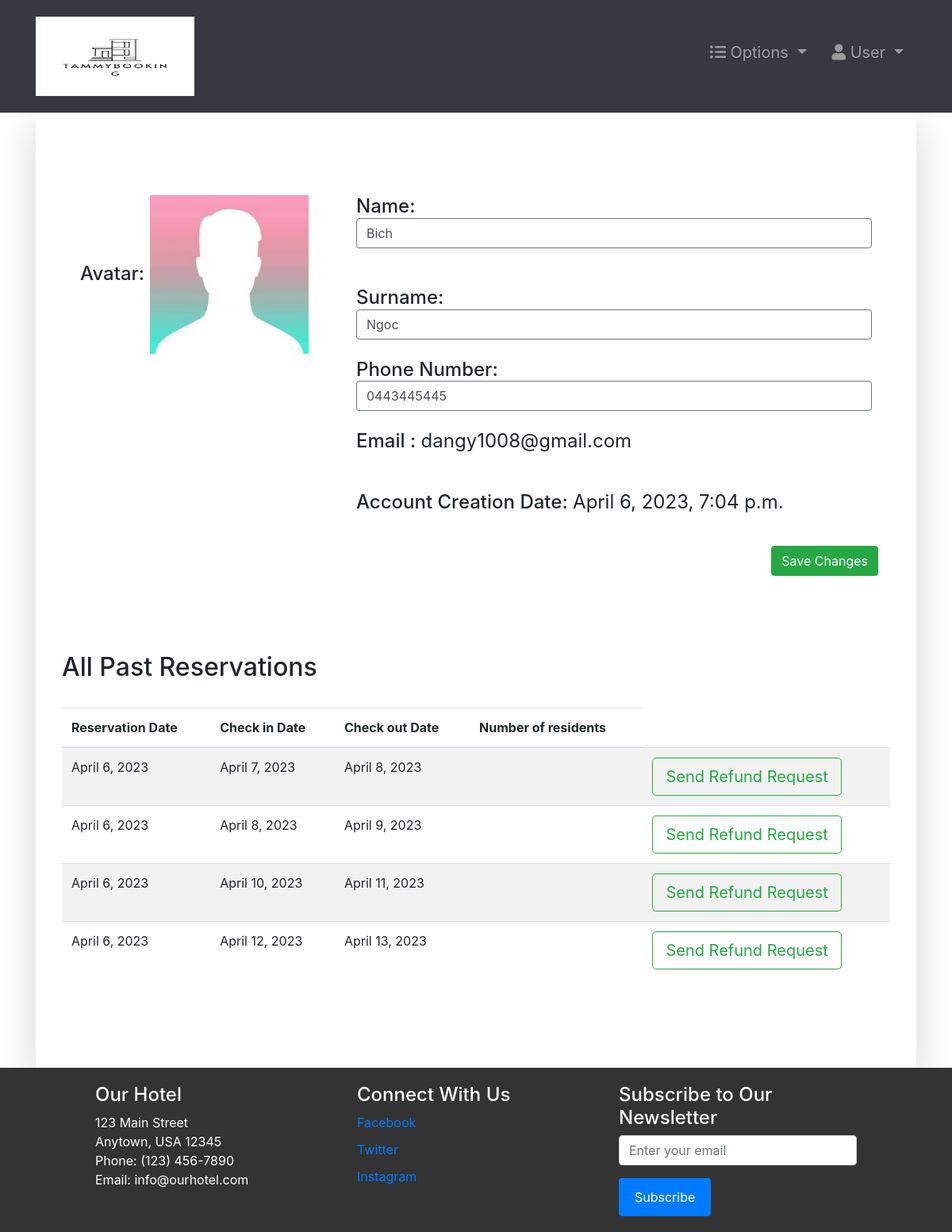
The page /guest-profile/13 (signed in) on the database its author committed.
### accounts/models.py (models this page shows, shortened)
class Guest(models.Model):
    user = models.OneToOneField(User, null=True, on_delete=models.CASCADE)
    phoneNumber = PhoneNumberField(unique=True)

### room/models.py (models this page shows, shortened)
class Booking(models.Model):
    roomNumber = models.ForeignKey(Room, on_delete=models.CASCADE)
    guest = models.ForeignKey(Guest, null=True, on_delete=models.CASCADE)
    dateOfReservation = models.DateField(default=timezone.now)
    startDate = models.DateField()
    endDate = models.DateField()
    has_reviewed = models.BooleanField(default=False)

### accounts/views.py (the view, shortened to what this page needs)
# urls.py: path('guest-profile/<str:pk>', guest_profile, name="guest-profile"),
@login_required(login_url='login')
def guest_profile(request, pk):
    tempUser = User.objects.get(id=pk)
    guest = Guest.objects.get(user=tempUser)
    role = str(request.user.groups.all()[0])
    path = role + "/"
    eventAttendees = EventAttendees.objects.filter(guest=guest)
    bookings = Booking.objects.filter(guest=guest)
    context = {
        "role": role,
        "guest": guest,
        "eventAttendees": eventAttendees,
        "bookings": bookings
    }
    return render(request, path + "guest-profile.html", context)

### Templates/guest/guest-profile.html
{% extends '../index.html' %}
{% block context %}
{% include '../common_pages/guest-profile.html' %}
{% endblock %}

### Templates/common_pages/guest-profile.html (shortened to what this page needs)
<div class="container">
    <div class="shadow-lg p-5">
        <div class="row mt-5">
            <div class="col-4">
                <form action="" method="POST">
                    <div class="p-2 h4">
                        <span>Avatar: </span>
                        <img src="/media/images.jpeg" height="200" width="200">
                    </div>
            </div>
            <div class="col-8">
                <div class="p-2 h4">
                    <span>Name:</span>
                    {% if guest.user.id != request.user.id %}
                    <span class="font-weight-normal">{{guest.user.first_name}} </span>
                    {% else %}
                    <input type="text" class="form-control border border-secondary" id="id_first_name"
                        value="{{guest.user.first_name}}" name="first_name">
                    {% endif %}
                </div>
                <br>
                <div class="p-2 h4">
                    <span>Surname:</span>
                    {% if guest.user.id != request.user.id %}
                    <span class="font-weight-normal"> {{guest.user.last_name}}</span>
                    {% else %}
                    <input type="text" class="form-control border border-secondary" id="id_last_name"
                        value="{{guest.user.last_name}}" name="last_name">
                    {% endif %}
                </div>
                <div class="p-2 h4">
                    <span>Phone Number: </span>
                    {% if guest.user.id != request.user.id %}
                    <span class="font-weight-normal">{{guest.phoneNumber}}</span>
                    {% else %}
                    <input type="text" class="form-control border border-secondary" id="id_phoneNumber"
                        value="{{guest.phoneNumber}}" name="phoneNumber">
                    {% endif %}
                </div>
                <div class="p-2 h4">
                    <span>Email :</span>
                    <span class="font-weight-normal">{{guest.user.email}}</span>
                </div>
                <br>
                <div class="p-2 h4">
                    <span>Account Creation Date:</span>
                    <span class="font-weight-normal">{{guest.user.date_joined}}</span>
                </div>
                <br>
                {% if guest.user.id == request.user.id %}
                <button type="submit" name="submit" class="btn btn-success float-right">Save Changes</button>
                {% endif %}
            </div>
        </div>
        <br>
        <br>
        <div class="row">
            <div class="table-responsive table-striped my-5">
                <div class="table-header row">
                    <div class="col-sm-12 col-md-12 col-lg-4 mb-4">
                        <h2>All Past Reservations</h2>
                    </div>
                </div>
                <table class="table table-hover">
                    <thead>
                        <tr>
                            <th>Reservation Date</th>
                            <th>Check in Date</th>
                            <th>Check out Date</th>
                            <th>Number of residents</th>
                        </tr>
                    </thead>
                    <tbody>
                        {% for bo in bookings %}
                        <tr>
                            <td>{{bo.dateOfReservation}}</td>
                            <td>{{bo.startDate}}</td>
                            <td>{{bo.endDate}}</td>
                            <td>{{bo.numOfResidents}}</td>
                            {% if role == "guest"%}
                            <form action="{% url 'request-refund' %}" method="POST">
                                <td><button type="submit" class="btn btn-outline-success btn-lg " name="refReq">Send
                                        Refund Request</button></td>
                            </form>
                            {% endif %}
                        </tr>
                        {% endfor %}
                    </tbody>
                </table>
            </div>
        </div>
    </div>
</div>

### static/css/style.css (style rules this page uses)
* { margin: 0; padding: 0; -webkit-font-smoothing: antialiased; box-sizing: border-box; }

### static/css/main.css (style rules this page uses)
* { margin: 0; padding: 0; -webkit-font-smoothing: antialiased; }
body { position: relative; }

### static/css/form.css (style rules this page uses)
.form-container input[type=submit] , .btn-primary, button { background-color: #4CAF50; color: white; padding: 12px 20px; border: none; border-radius: 4px; cursor: pointer; }
input[type="text"], input[type="number"] { width: 100%; padding: 0.375rem 0.75rem; font-size: 1rem; line-height: 1.5; color: #495057; background-color: #fff; background-clip: padding-box; border: 1px solid #ced4da; border-radius: 0.25rem; transition: border-color 0.15s ease-in-out, box-shadow 0.15s ease-in-out; }

### rows shown on the page
Guest: first_name "Bich", last_name "Ngoc", phoneNumber "0443445445", user.email "dangy1008@gmail.com", user.date_joined "April 6, 2023, 7:04 p.m."
Booking: dateOfReservation "April 6, 2023", startDate "April 7, 2023", endDate "April 8, 2023"
Booking: dateOfReservation "April 6, 2023", startDate "April 8, 2023", endDate "April 9, 2023"
Booking: dateOfReservation "April 6, 2023", startDate "April 10, 2023", endDate "April 11, 2023"
Booking: dateOfReservation "April 6, 2023", startDate "April 12, 2023", endDate "April 13, 2023"
